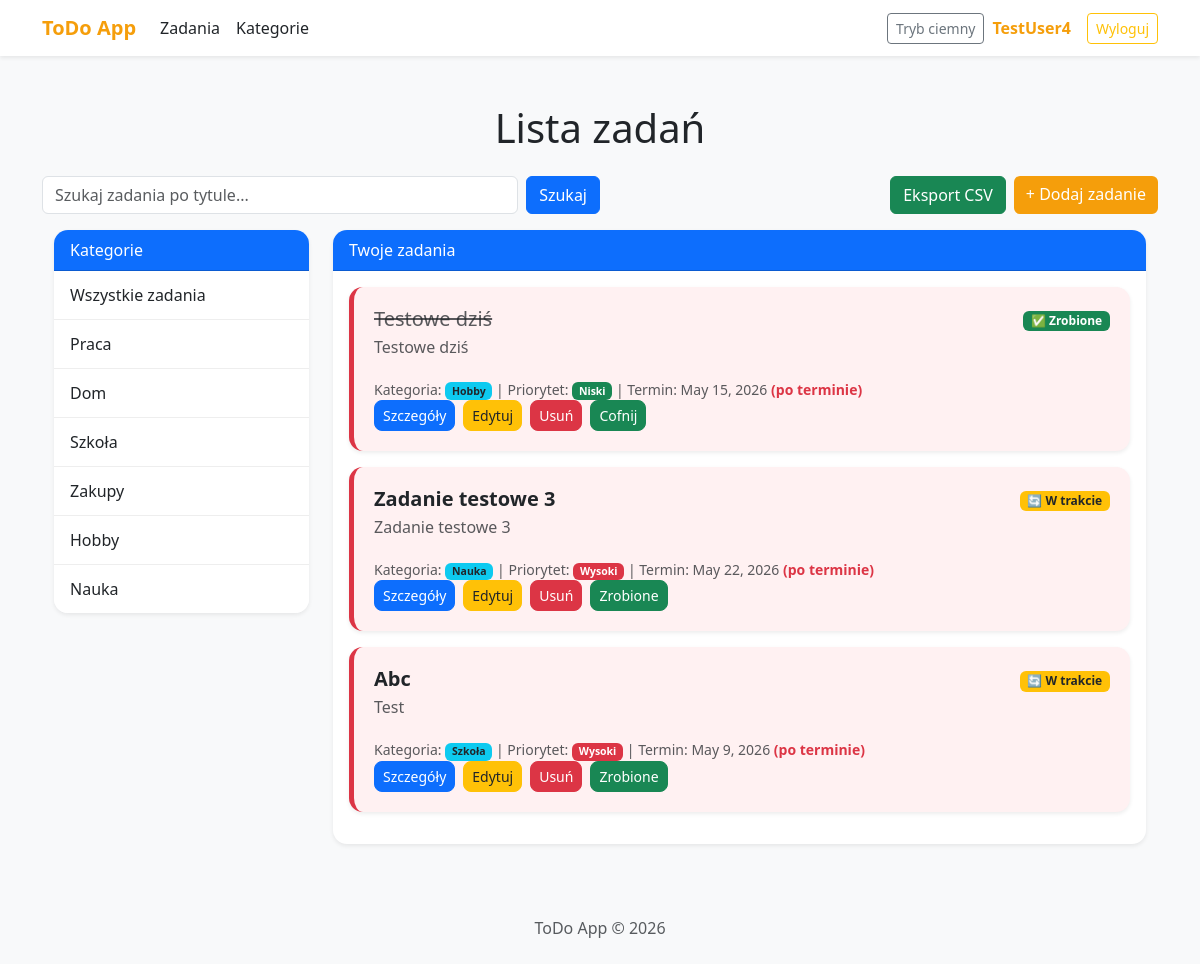
The app's page / (signed in), older data.
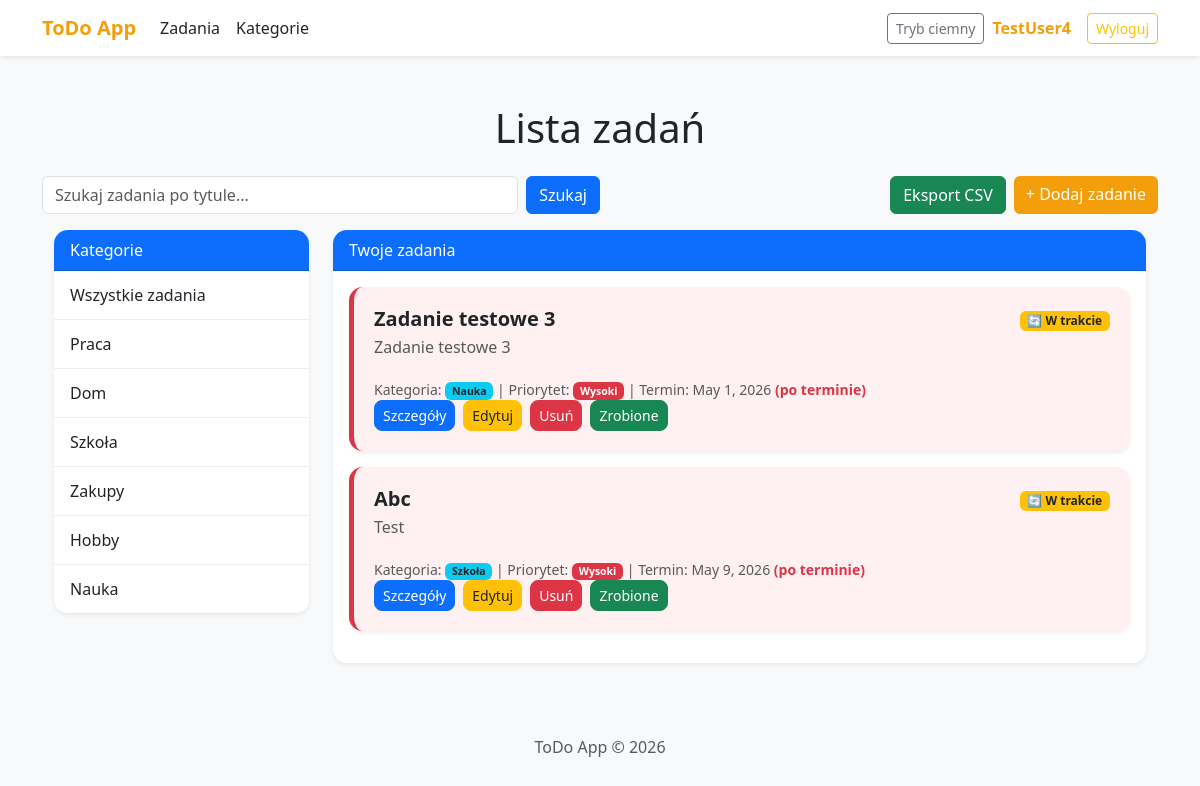
The same page, newer data.
### tasks/models.py (models this page shows, shortened)
class Category(models.Model):
    name = models.CharField(max_length=100)
    user = models.ForeignKey(User, on_delete=models.CASCADE, related_name="categories")

class Task(models.Model):
    STATUS_CHOICES = [
        ("todo", "Do zrobienia"),
        ("in_progress", "W trakcie"),
        ("done", "Zrobione"),
    ]
    PRIORITY_CHOICES = [
        ("low", "Niski"),
        ("medium", "Średni"),
        ("high", "Wysoki"),
    ]
    user = models.ForeignKey(User, on_delete=models.CASCADE, related_name="tasks")
    title = models.CharField(max_length=200)
    description = models.TextField(blank=True)
    category = models.ForeignKey(Category, on_delete=models.SET_NULL, null=True, blank=True)
    status = models.CharField(max_length=20, choices=STATUS_CHOICES, default="todo")
    priority = models.CharField(max_length=20, choices=PRIORITY_CHOICES, default="medium")
    due_date = models.DateField(null=True, blank=True)
    is_completed = models.BooleanField(default=False)
    created_at = models.DateTimeField(auto_now_add=True)

### tasks/views.py (the view, shortened to what this page needs)
# urls.py: path("", views.index, name="index"),
@login_required
def index(request):
    categories = Category.objects.filter(user=request.user)
    selected_category_id = request.GET.get("category")
    query = request.GET.get("q")
    tasks = Task.objects.filter(user=request.user).order_by("-created_at")
    selected_category = None
    if query and query.strip():
        tasks = tasks.filter(title__icontains=query.strip())
    return render(request, "tasks/index.html", {
        "tasks": tasks,
        "categories": categories,
        "selected_category": selected_category,
        "today": date.today(),
        "query": query
    })

### tasks/templates/tasks/index.html (shortened to what this page needs)
{% extends 'tasks/base.html' %}
{% block content %}
<h1 class="text-center mb-4">Lista zadań</h1>
<div class="d-flex justify-content-between mb-3 app-layout flex-wrap gap-2">
    <form method="get" class="d-flex gap-2 w-50">
        <input type="text" name="q" value="{{ query|default:'' }}"
               class="form-control"
               placeholder="Szukaj zadania po tytule...">
        <button class="btn btn-primary">
            Szukaj
        </button>
    </form>
    <div class="d-flex gap-2">
        <a href="{% url 'export_csv' %}"
           class="btn btn-success">
            Eksport CSV
        </a>
        <a href="{% url 'task_create' %}" class="btn btn-main">
            + Dodaj zadanie
        </a>
    </div>
</div>
<div class="row app-layout">
    <div class="col-md-3 mb-4">
        <div class="card shadow-sm border-0 sidebar-card">
            <div class="card-header bg-primary text-white">
                Kategorie
            </div>
            <div class="list-group list-group-flush">
                <a href="{% url 'index' %}" class="list-group-item list-group-item-action">
                    Wszystkie zadania
                </a>
                {% for category in categories %}
                <a href="{% url 'index' %}?category={{ category.id }}" class="list-group-item list-group-item-action">
                    {{ category.name }}
                </a>
                {% empty %}
                <span class="list-group-item text-muted">
                        Brak kategorii
                    </span>
                {% endfor %}
            </div>
        </div>
    </div>
    <div class="col-md-9">
        <div class="card shadow-sm border-0 task-list-card">
            <div class="card-header bg-primary text-white">
                {% if selected_category %}
                Zadania: {{ selected_category.name }}
                {% else %}
                Twoje zadania
                {% endif %}
            </div>
            <div class="card-body">
                {% for task in tasks %}
                <div class="task-item shadow-sm card-task
                {% if task.due_date and task.due_date < today %}
                    overdue-task
                {% endif %}
                ">
                    <div class="d-flex justify-content-between align-items-center">
                        <h5 class="mb-1
                            {% if task.is_completed %}
                                text-decoration-line-through text-muted
                            {% else %}
                                fw-bold
                            {% endif %}
                        ">
                            {{ task.title }}
                        </h5>
                        {% if task.status == "todo" %}
                        <span class="badge bg-secondary">
                                ⏳ {{ task.get_status_display }}
                            </span>
                        {% elif task.status == "in_progress" %}
                        <span class="badge bg-warning text-dark">
                                🔄 {{ task.get_status_display }}
                            </span>
                        {% elif task.status == "done" %}
                        <span class="badge bg-success">
                                ✅ {{ task.get_status_display }}
                            </span>
                        {% endif %}
                    </div>
                    <p class="text-muted mb-2">
                        {{ task.description }}
                    </p>
                    <div class="d-flex justify-content-between align-items-center flex-wrap">
                        <small class="text-muted task-meta">
                            Kategoria:
                            {% if task.category %}
                            <span class="badge bg-info text-dark">
            {{ task.category.name }}
        </span>
                            {% else %}
                            <span class="text-muted">Brak</span>
                            {% endif %}
                            | Priorytet:
                            {% if task.priority == "low" %}
                            <span class="badge bg-success">
            {{ task.get_priority_display }}
        </span>
                            {% elif task.priority == "medium" %}
                            <span class="badge bg-warning text-dark">
            {{ task.get_priority_display }}
        </span>
                            {% elif task.priority == "high" %}
                            <span class="badge bg-danger">
            {{ task.get_priority_display }}
        </span>
                            {% endif %}
                            {% if task.due_date %}
                            | Termin: {{ task.due_date }}
                            {% if task.due_date < today %}
                            <span class="text-danger fw-bold"> (po terminie)</span>
                            {% endif %}
                            {% endif %}
                        </small>
                        <div class="task-actions">
                            <a href="{% url 'task_detail' task.id %}" class="btn btn-sm btn-primary">
                                Szczegóły
                            </a>
                            <a href="{% url 'task_edit' task.id %}" class="btn btn-sm btn-warning text-dark">
                                Edytuj
                            </a>
                            <a href="{% url 'task_delete' task.id %}" class="btn btn-sm btn-danger">
                                Usuń
                            </a>
                            <a href="{% url 'task_toggle' task.id %}" class="btn btn-sm btn-success">
                                {% if task.is_completed %}
                                Cofnij
                                {% else %}
                                Zrobione
                                {% endif %}
                            </a>
                        </div>
                    </div>
                </div>
                {% empty %}
                <p class="text-muted">Brak zadań.</p>
                {% endfor %}
            </div>
        </div>
    </div>
</div>
{% endblock %}

### tasks/templates/tasks/base.html (shortened to what this page needs)
<!DOCTYPE html>
<html lang="pl">
<head>
    <link href="https://cdn.jsdelivr.net/npm/bootstrap@5.3.3/dist/css/bootstrap.min.css" rel="stylesheet">
    {% load static %}
    <link rel="stylesheet" href="{% static 'tasks/style.css' %}">
</head>
<body class="bg-light">
<nav class="navbar navbar-expand-lg shadow-sm" style="background-color: white;">
    <div class="container">
        <a class="navbar-brand fw-bold title-accent" href="{% url 'index' %}">
            ToDo App
        </a>
        <div class="collapse navbar-collapse" id="navbarContent">
            <ul class="navbar-nav me-auto">
                <li class="nav-item">
                    <a class="nav-link text-dark" href="{% url 'index' %}">
                        Zadania
                    </a>
                </li>
                <li class="nav-item">
                    <a class="nav-link text-dark" href="{% url 'categories' %}">
                        Kategorie
                    </a>
                </li>
            </ul>
            <div class="d-flex gap-2 align-items-center">
                <button id="themeToggle" class="btn btn-outline-secondary btn-sm" type="button">
                    Tryb ciemny
                </button>
                {% if user.is_authenticated %}
                <span class="me-2 title-accent">
                        {{ user.username }}
                    </span>
                <form method="post" action="{% url 'logout' %}">
                    <button class="btn btn-outline-warning btn-sm">
                        Wyloguj
                    </button>
                </form>
                {% endif %}
            </div>
        </div>
    </div>
</nav>
<main class="container my-5">
    {% block content %}
    {% endblock %}
</main>
<footer class="text-center text-muted py-4">
    ToDo App &copy; 2026
</footer>
</body>
</html>

### tasks/static/tasks/style.css (style rules this page uses)
:root { --main-color: #f59e0b; --main-dark: #d97706; --bg-light: #fffaf3; }
body { background-color: var(--bg-light); }
.btn-main { background-color: var(--main-color); color: white; border: none; }
.title-accent { color: var(--main-color); font-weight: 600; }
.card-task { transition: 0.2s; }
.app-layout { max-width: 1200px; margin: 0 auto; }
.sidebar-card { border-radius: 14px; overflow: hidden; }
.sidebar-card .list-group-item { border: none; border-bottom: 1px solid #eee; padding: 12px 16px; }
.task-list-card { border-radius: 14px; overflow: hidden; }
.task-item { border-radius: 14px; padding: 20px; margin-bottom: 16px; background-color: white; }
.task-actions { display: flex; gap: 8px; flex-wrap: wrap; }
.task-actions .btn { border-radius: 8px; }
.task-meta { margin-top: 12px; }
.overdue-task { background-color: #fff1f2; border-left: 5px solid #dc3545; }

Row changes from the older to the newer data that the page shows:
removed Task: title "Testowe dziś", status "Zrobione", description "Testowe dziś", category.name "Hobby", priority "Niski", due_date "May 15, 2026", shows "(po terminie)", is_completed "Cofnij"
changed Task "Zadanie testowe 3": due_date "May 22, 2026" → "May 1, 2026"
